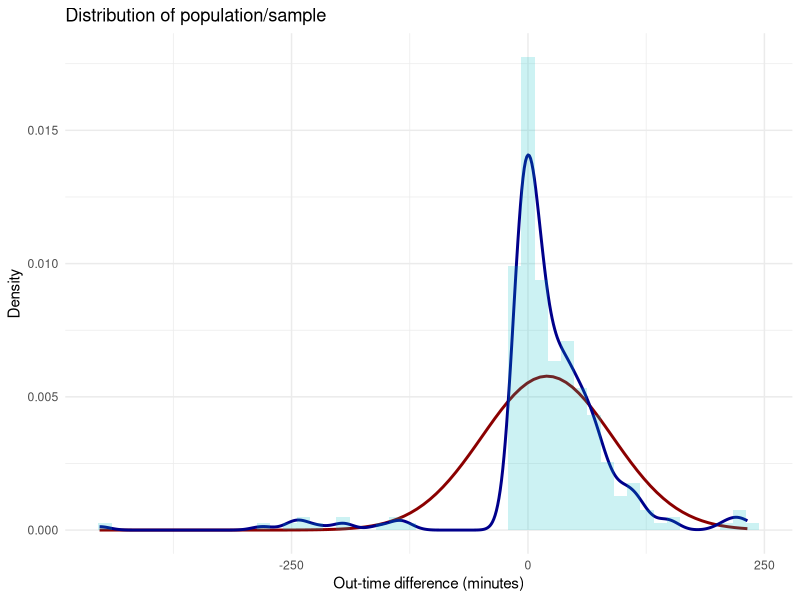
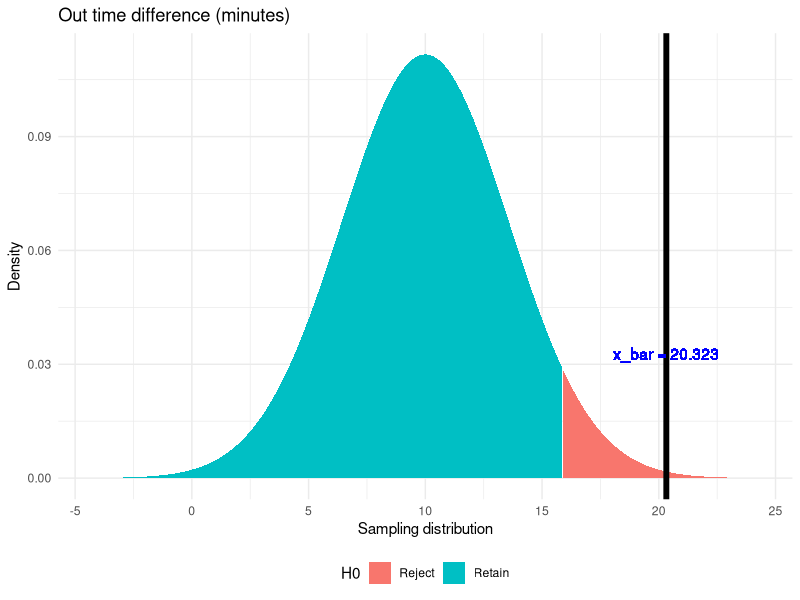
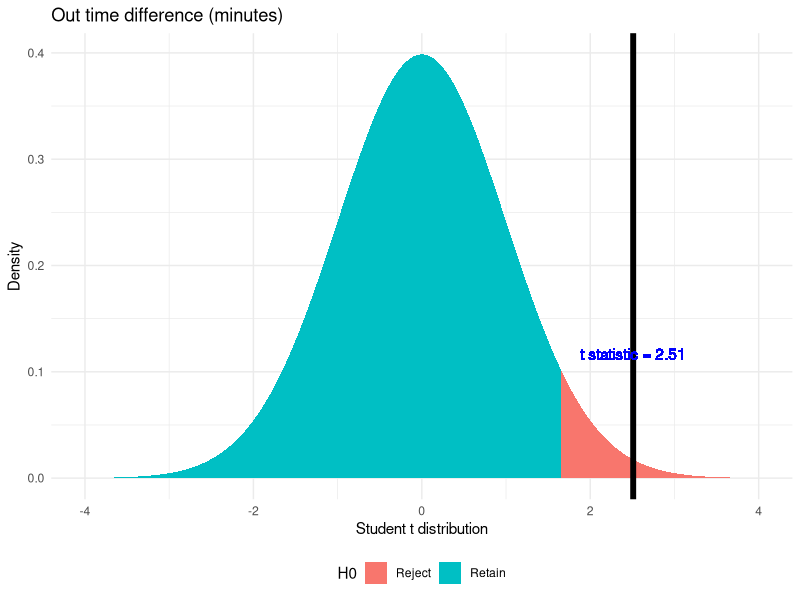

These figures' R source, in order:
## ---- chunk 1
knitr::opts_chunk$set(message = FALSE, warning = FALSE)
library(dplyr)
library(lubridate)
library(ggplot2)
library(MASS)
set.seed(0512)
## ---- chunk 2
setwd('C:\\Users\\Achyuthuni\\Desktop\\attendance\\EDA\\data')
attendance <- read.csv("Attendance_Detail.csv")
## ---- chunk 3
attendance <- attendance %>% 
  filter(Was.at.Work) %>% 
  mutate(in.time.dmy.hm = dmy_hm(paste(Attendance.Date, In.Time)),
         out.time.dmy.hm = dmy_hm(paste(Attendance.Date, Last.Out.Time)),
         post.midnight = (out.time.dmy.hm - in.time.dmy.hm < 0))
attendance$Attendance.Date <- dmy(attendance$Attendance.Date)
attendance$out.time.dmy.hm[attendance$post.midnight] <- attendance$out.time.dmy.hm[attendance$post.midnight] + days(1)
attendance <- attendance %>% mutate(hours.worked = out.time.dmy.hm - in.time.dmy.hm)
attendance$policy.in.time <- 'char'
msu.intime <- attendance$Attendance.Date > dmy('4/8/2017') & attendance$Attendance.Date <= dmy('17/12/2017')
walmart.intime <- attendance$Attendance.Date > dmy('17/12/2017') & attendance$Attendance.Date <= dmy('30/4/2018')
walmart.buffer.intime <- attendance$Attendance.Date > dmy('30/4/2018') & attendance$Attendance.Date <= dmy('8/6/2018')
walmart.daylight.savings.intime <- attendance$Attendance.Date >= dmy('11/6/2018')
attendance$policy.in.time[msu.intime] <- '1:00 PM'
attendance$policy.in.time[walmart.buffer.intime] <- '1:30 PM'
attendance$policy.in.time[walmart.intime] <- '1:15 PM'
attendance$policy.in.time[walmart.daylight.savings.intime] <- '12:00 PM'
attendance <- attendance %>% 
  mutate(policy.in.time.dmy.hm = ymd_hm(paste(Attendance.Date, policy.in.time))) %>% 
  mutate(policy.out.time.dmy.hm = policy.in.time.dmy.hm + hours(9)) %>% 
  mutate(diff.in.time = difftime(policy.in.time.dmy.hm, in.time.dmy.hm, units = 'mins'),
         diff.out.time = difftime(out.time.dmy.hm, policy.out.time.dmy.hm, units = 'mins'))
## ---- chunk 4
ggplot(attendance,aes(x = as.numeric(diff.out.time))) +
  stat_function(fun = dnorm, color="darkred",  size = 1,
                args = list(mean = mean(as.numeric(attendance$diff.out.time)),
                                         sd = sd(as.numeric(attendance$diff.out.time)) )) +
  geom_density(aes(y=..density..), color="darkblue",  size = 1)+
  geom_histogram(aes(y=..density..), bins = 50, fill = "#00BFC4", alpha = 0.2) +
  labs(x = 'Out-time difference (minutes)', y='Density', title = 'Distribution of population/sample') +
  theme_minimal()
## ---- chunk 5
x_bar <-  mean(attendance$diff.out.time)
cat('x_bar = ', x_bar)
## ---- chunk 6
# Functions used for z-test

z.test.pop = function(data_list, pop.mean, pop.sd, alternative){
  # Function for finding z and p value
  z.score <- (mean(data_list)-pop.mean)/(pop.sd/sqrt(length(data_list)))
  
  is.left <- if_else(alternative %in% c('two.tailed', 'less'),TRUE,if_else(alternative == 'greater', FALSE, NA))
  one.tail.p <- pnorm(z.score,lower.tail = is.left)
  cat("z-value is: ",z.score,"\n")
  cat("p value is:", one.tail.p,"\n")
}
plot_z_hypothesis <- function(data_list, pop.mean=0, pop.sd=1, alternative = 'two.sided', alpha = 0.05,
                              label = 'Sampling distribution',title = 'z-test'){
  # Finding population mean
  x_bar <- mean(data_list)
  n <- length(data_list)
  
  # Creating a sample normal distribution
  range <- seq(pop.mean - 4*pop.sd/sqrt(n), pop.mean + 4*pop.sd/sqrt(n), by = (pop.sd/sqrt(n))*0.001)
  norm.dist <- data.frame(range = range, dist = dnorm(x = range, mean = pop.mean, sd = pop.sd/sqrt(n))) %>% 
    dplyr::mutate(H0 = case_when(alternative == 'two.sided' ~ if_else((range <= qnorm(p = 1-alpha/2,
                                                                                      mean = pop.mean,
                                                                                      sd = pop.sd/sqrt(n),
                                                                                      lower.tail = TRUE)) & 
                                                                        (range >= qnorm(p = 1-alpha/2, 
                                                                                        mean = pop.mean, 
                                                                                        sd = pop.sd/sqrt(n), 
                                                                                        lower.tail = FALSE)),
                                                                      'Retain', 'Reject'),
                                         alternative == 'greater' ~ if_else(range <= qnorm(p = 1-alpha, 
                                                                                           mean = pop.mean, 
                                                                                           sd = pop.sd/sqrt(n), 
                                                                                           lower.tail = TRUE),
                                                                            'Retain', 'Reject'),
                                         alternative == 'less' ~ if_else(range >= qnorm(p = 1-alpha, 
                                                                                        mean = pop.mean, 
                                                                                        sd = pop.sd/sqrt(n), 
                                                                                        lower.tail = FALSE),
                                                                         'Retain', 'Reject')))
  # Plotting sampling distribution and x_bar value with cutoff
  ggplot(data = norm.dist, aes(x = range,y = dist)) +
    geom_area(aes(fill = H0)) +
    scale_color_manual(drop = TRUE, values = c('Retain' = "#00BFC4", 'Reject' = "#F8766D"), aesthetics = 'fill') +
    geom_vline(xintercept = x_bar, size = 2) +
    geom_text(aes(x = x_bar, label = paste0('x_bar = ', round(x_bar,3)), y = mean(dist)), colour="blue", vjust = 1.2) +
    labs(x = label, y='Density',  title = title) +
    theme_minimal()+theme(legend.position="bottom")
}
## ---- chunk 7
z.test.pop(data_list = attendance$diff.out.time, pop.mean = 10, pop.sd = 60, alternative = 'greater')
plot_z_hypothesis(data_list = attendance$diff.out.time, pop.mean = 10, pop.sd = 60, alternative = 'greater',
                  title = 'Out time difference (minutes)')
## ---- chunk 8
cat('sd = ', sd(attendance$diff.out.time),'\n')
## ---- chunk 9
# Functions used for t-test

t.plot <- function(pop.mean=0, alternative = 'two.sided', alpha = 0.05, t.score, df,
                              label = 'Student t distribution',title = 't-test'){
  # Creating a sample normal distribution
  range <- seq(pop.mean - 4, pop.mean + 4, by = 0.001)
  t.dist <- data.frame(range = range, dist = dt(x = range, ncp = pop.mean, df = df)) %>% 
    dplyr::mutate(H0 = case_when(alternative == 'two.sided' ~ if_else((range <= qt(p = 1-alpha/2,
                                                                                      ncp = pop.mean,
                                                                                      df = df,
                                                                                      lower.tail = TRUE)) & 
                                                                        (range >= qt(p = 1-alpha/2, 
                                                                                        ncp = pop.mean, 
                                                                                        df = df,
                                                                                        lower.tail = FALSE)),
                                                                      'Retain', 'Reject'),
                                         alternative == 'greater' ~ if_else(range <= qt(p = 1-alpha, 
                                                                                           ncp = pop.mean, 
                                                                                           df = df,
                                                                                           lower.tail = TRUE),
                                                                            'Retain', 'Reject'),
                                         alternative == 'less' ~ if_else(range >= qt(p = 1-alpha, 
                                                                                        ncp = pop.mean, 
                                                                                        df = df, 
                                                                                        lower.tail = FALSE),
                                                                         'Retain', 'Reject')))
  # Plotting sampling distribution and x_bar value with cutoff
  ggplot(data = t.dist, aes(x = range,y = dist)) +
    geom_area(aes(fill = H0)) +
    scale_color_manual(drop = TRUE, values = c('Retain' = "#00BFC4", 'Reject' = "#F8766D"), aesthetics = 'fill') +
    geom_vline(xintercept = t.score, size = 2) +
    geom_text(aes(x = t.score, label = paste0('t statistic = ', round(t.score,3)), y = mean(dist)), colour="blue", vjust = 1.2) +
    labs(x = label, y='Density',  title = title) +
    theme_minimal()+theme(legend.position="bottom")
}
## ---- chunk 10
t_soln <- t.test(attendance$diff.out.time,mu = 10, alternative = 'greater')
t.plot(t.score = t_soln$statistic, df = t_soln$parameter, alternative = 'greater',
                  title = 'Out time difference (minutes)')
print(t_soln)
